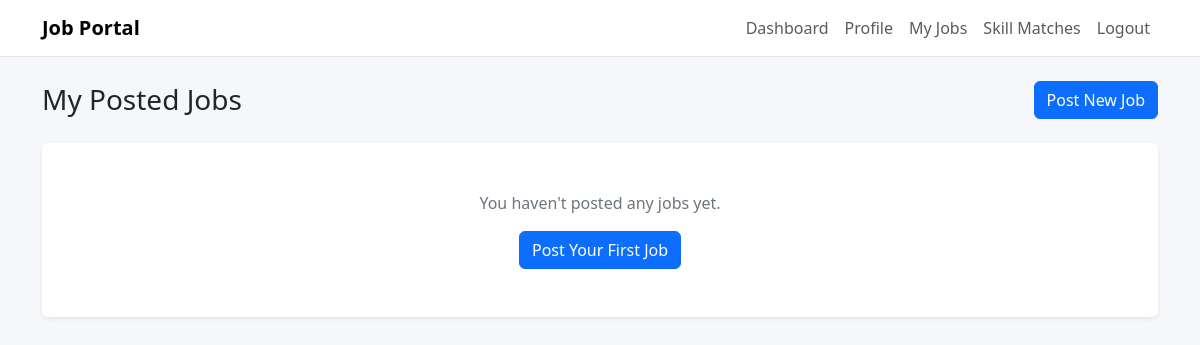
The page /jobs/my/ (signed in) on the database as committed earlier.
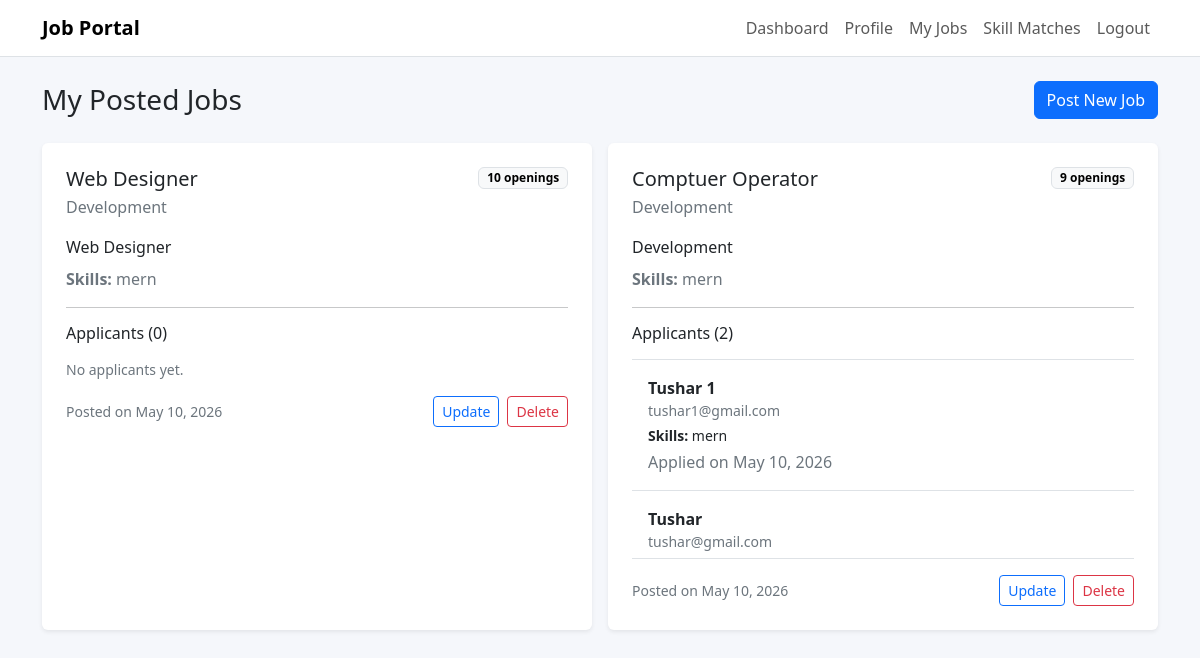
The same page on the database as committed later.
### Tushar_1196_JobPortal/models.py (models this page shows, shortened)
class JobPost(models.Model):
    recruiter = models.ForeignKey(
        settings.AUTH_USER_MODEL,
        on_delete=models.CASCADE,
        related_name="job_posts",
    )
    title = models.CharField(max_length=200)
    number_of_openings = models.PositiveIntegerField()
    category = models.CharField(max_length=120)
    description = models.TextField()
    skills_set = models.TextField()
    created_at = models.DateTimeField(auto_now_add=True)
    class Meta:
        ordering = ["-created_at"]

class JobApplication(models.Model):
    job = models.ForeignKey(
        JobPost,
        on_delete=models.CASCADE,
        related_name="applications",
    )
    jobseeker = models.ForeignKey(
        settings.AUTH_USER_MODEL,
        on_delete=models.CASCADE,
        related_name="job_applications",
    )
    created_at = models.DateTimeField(auto_now_add=True)
    class Meta:
        unique_together = ("job", "jobseeker")
        ordering = ["-created_at"]

class UserProfile(models.Model):
    RECRUITER = "recruiter"
    JOB_SEEKER = "job_seeker"
    USER_TYPE_CHOICES = [
        (RECRUITER, "Recruiter"),
        (JOB_SEEKER, "Job Seeker"),
    ]
    user = models.OneToOneField(
        settings.AUTH_USER_MODEL,
        on_delete=models.CASCADE,
        related_name="profile",
    )
    display_name = models.CharField(max_length=150)
    user_type = models.CharField(
        max_length=20,
        choices=USER_TYPE_CHOICES,
        default=JOB_SEEKER,
    )
    company_name = models.CharField(max_length=150, blank=True)
    company_information = models.TextField(blank=True)
    skills_set = models.TextField(blank=True)
    resume = models.FileField(upload_to="resumes/", blank=True, null=True)

### Tushar_1196_JobPortal/views.py (the view)
# urls.py: path('jobs/my/', views.recruiter_jobs_view, name='my_jobs'),
@login_required
@never_cache
@ensure_csrf_cookie
def recruiter_jobs_view(request):
    profile = get_or_create_profile(request.user)
    if profile.user_type != UserProfile.RECRUITER:
        messages.error(request, "Only recruiters can view their jobs.")
        return redirect("dashboard")
    jobs = JobPost.objects.filter(recruiter=request.user).prefetch_related(
        "applications__jobseeker__profile"
    )
    return render(
        request,
        "jobportal/my_jobs.html",
        {
            "jobs": jobs,
            "profile": profile,
        },
    )

### Tushar_1196_JobPortal/views.py (called while the page is built)
def get_or_create_profile(user):
    profile, _ = UserProfile.objects.get_or_create(
        user=user,
        defaults={
            "display_name": user.get_username(),
            "user_type": UserProfile.JOB_SEEKER,
        },
    )
    return profile

### Tushar_1196_JobPortal/templates/jobportal/my_jobs.html (shortened to what this page needs)
{% extends "jobportal/base.html" %}
{% block content %}
<section class="d-flex justify-content-between align-items-center mb-4">
    <h1 class="h3 mb-0">My Posted Jobs</h1>
    <a href="{% url 'job_post' %}" class="btn btn-primary">Post New Job</a>
</section>
<div class="row g-3">
    {% for job in jobs %}
        <div class="col-lg-6">
            <article class="card border-0 shadow-sm h-100">
                <div class="card-body p-4">
                    <div class="d-flex justify-content-between gap-3">
                        <div>
                            <h2 class="h5 mb-1">{{ job.title }}</h2>
                            <div class="text-secondary">{{ job.category }}</div>
                        </div>
                        <span class="badge text-bg-light border align-self-start">{{ job.number_of_openings }} openings</span>
                    </div>
                    <p class="mt-3 mb-2">{{ job.description }}</p>
                    <p class="text-secondary mb-3"><strong>Skills:</strong> {{ job.skills_set }}</p>
                    <hr class="my-3">
                    <div class="d-flex justify-content-between align-items-center mb-3">
                        <h3 class="h6 mb-0">Applicants ({{ job.applications.all|length }})</h3>
                    </div>
                    {% if job.applications.all %}
                        <div class="list-group list-group-flush border-top border-bottom mb-3" style="max-height: 200px; overflow-y: auto;">
                            {% for application in job.applications.all %}
                                <div class="list-group-item p-3 border-start-0 border-end-0">
                                    <div class="d-flex justify-content-between align-items-center">
                                        <div>
                                            <div class="fw-bold">{{ application.jobseeker.profile.display_name }}</div>
                                            <div class="small text-secondary">{{ application.jobseeker.email }}</div>
                                        </div>
                                    </div>
                                    <div class="small mt-1">
                                        <strong>Skills:</strong> {{ application.jobseeker.profile.skills_set|truncatechars:50 }}
                                    </div>
                                    <div class="text-secondary smaller mt-1">Applied on {{ application.created_at|date:"M d, Y" }}</div>
                                </div>
                            {% endfor %}
                        </div>
                    {% else %}
                        <p class="text-secondary small mb-3">No applicants yet.</p>
                    {% endif %}
                    <div class="d-flex justify-content-between align-items-center">
                        <div class="text-secondary small">Posted on {{ job.created_at|date:"M d, Y" }}</div>
                        <div class="d-flex gap-2">
                            <a href="{% url 'job_update' job.id %}" class="btn btn-sm btn-outline-primary">Update</a>
                            <form action="{% url 'job_delete' job.id %}" method="post" class="d-inline" onsubmit="return confirm('Are you sure you want to delete this job post?');">
                                <button type="submit" class="btn btn-sm btn-outline-danger">Delete</button>
                            </form>
                        </div>
                    </div>
                </div>
            </article>
        </div>
    {% empty %}
        <div class="col-12">
            <div class="card border-0 shadow-sm">
                <div class="card-body p-5 text-center">
                    <p class="text-secondary mb-3">You haven't posted any jobs yet.</p>
                    <a href="{% url 'job_post' %}" class="btn btn-primary">Post Your First Job</a>
                </div>
            </div>
        </div>
    {% endfor %}
</div>
{% endblock %}

### Tushar_1196_JobPortal/templates/jobportal/base.html (shortened to what this page needs)
<!doctype html>
<html lang="en">
  <head>
    <link
      href="https://cdn.jsdelivr.net/npm/bootstrap@5.3.3/dist/css/bootstrap.min.css"
      rel="stylesheet"
    />
  </head>
  <body>
    {% if request.user.is_authenticated %}
    <nav class="navbar navbar-expand-lg bg-white border-bottom">
      <div class="container">
        <a class="navbar-brand fw-bold" href="{% url 'dashboard' %}"
          >Job Portal</a
        >
        <div class="collapse navbar-collapse" id="mainNav">
          <ul class="navbar-nav ms-auto mb-2 mb-lg-0">
            <li class="nav-item">
              <a class="nav-link" href="{% url 'dashboard' %}">Dashboard</a>
            </li>
            <li class="nav-item">
              <a class="nav-link" href="{% url 'profile' %}">Profile</a>
            </li>
            {% if request.user.profile.user_type == "recruiter" %}
            <li class="nav-item">
              <a class="nav-link" href="{% url 'my_jobs' %}">My Jobs</a>
            </li>
            {% else %}
            <li class="nav-item">
              <a class="nav-link" href="{% url 'apply_jobs' %}">Find Jobs</a>
            </li>
            {% endif %}
            <li class="nav-item">
              <a class="nav-link" href="{% url 'matches' %}">Skill Matches</a>
            </li>
            <li class="nav-item">
              <a class="nav-link" href="{% url 'logout' %}">Logout</a>
            </li>
          </ul>
        </div>
      </div>
    </nav>
    {% endif %}
    <main class="{% block main_class %}container py-4{% endblock %}">
      {% block content %}{% endblock %}
    </main>
  </body>
</html>

### Tushar_1196_JobPortal/templates/jobportal/base.html (style rules this page uses)
body { background: #f5f7fb; }

Rows that differ between the two databases and show on the page:
added JobPost: title "Web Designer", category "Development", number_of_openings "10", description "Web Designer", skills_set "mern", applications.all|length "0", shows "No applicants yet.", created_at "May 10, 2026"
added JobPost: title "Comptuer Operator", category "Development", number_of_openings "9", description "Development", skills_set "mern", applications.all|length "2", created_at "May 10, 2026"
added JobApplication: jobseeker.profile.display_name "Tushar 1", jobseeker.email "tushar1@gmail.com", jobseeker.profile.skills_set "mern", created_at "May 10, 2026"
added JobApplication: jobseeker.profile.display_name "Tushar", jobseeker.email "tushar@gmail.com"
Other text that changed with them:
text no longer shown: "You haven't posted any jobs yet. Post Your First Job"
